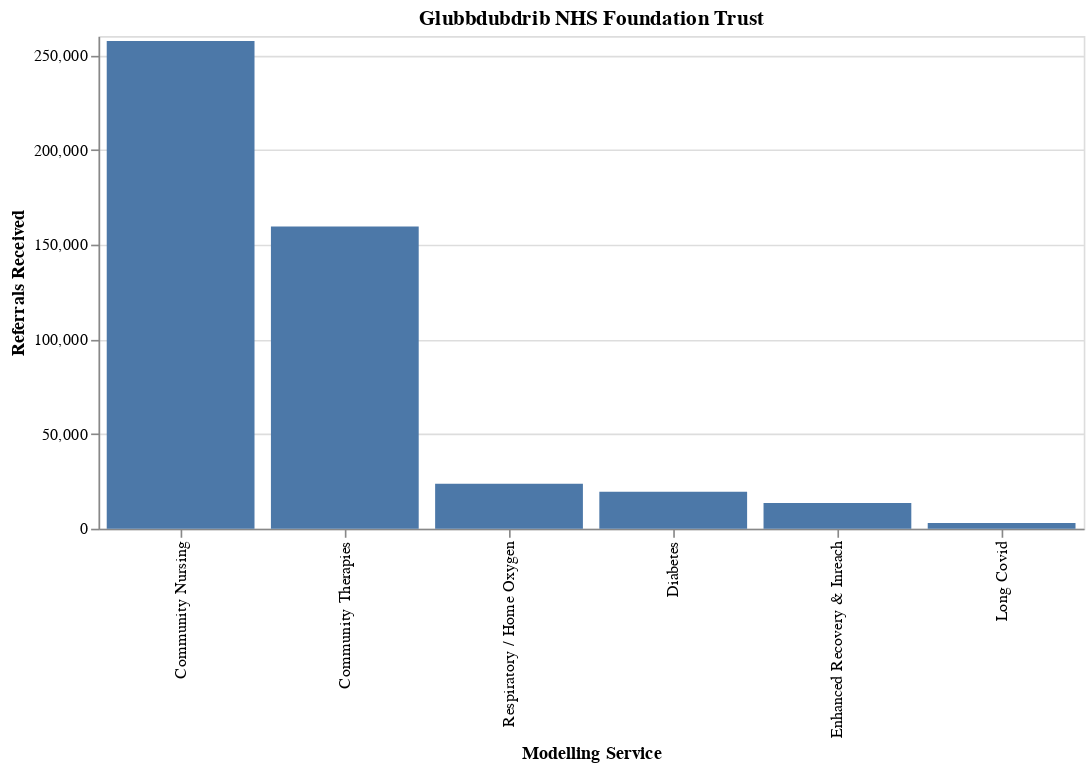

The code cell stored with this chart in its notebook:
### Code cell
alt.Chart(glub_mod_serv,title='Glubbdubdrib NHS Foundation Trust',width=width, height=height).mark_bar().encode(
    alt.X('MODELLING_SERVICE:N').title('Modelling Service').sort('-y'), # sort by y value descending
    alt.Y('sum(REFERRALS_RECEIVED):Q').title('Referrals Received')
)

### Figure 1 — Vega-Lite specification as saved in the notebook (floating-point values rounded to 4 significant figures; data arrays with more than 128 entries replaced by an {"elided": "..."} marker saying what was removed)
{"config": {"view": {"continuousWidth": 300, "continuousHeight": 300}}, "data": {"name": "data-e35025c5316df5e3f7d717bad8d29941"}, "mark": {"type": "bar"}, "encoding": {"x": {"field": "MODELLING_SERVICE", "sort": "-y", "title": "Modelling Service", "type": "nominal"}, "y": {"aggregate": "sum", "field": "REFERRALS_RECEIVED", "title": "Referrals Received", "type": "quantitative"}}, "height": 300, "title": "Glubbdubdrib NHS Foundation Trust", "width": 600, "$schema": "https://vega.github.io/schema/vega-lite/v5.20.1.json", "datasets": {"data-e35025c5316df5e3f7d717bad8d29941": {"elided": "204 records"}}}
